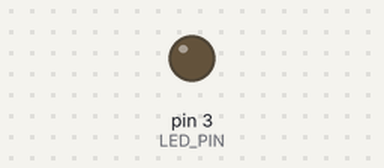
The sketch below on a simulated Arduino Uno, built with avr-gcc and run on an emulated ATmega328P. Parts: output pins drawn as LEDs (lit = HIGH).

Above: at 0.05 s.
At 1.2 s:
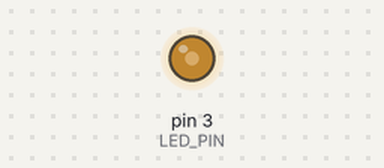
At 2.35 s:
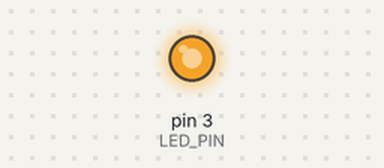
At 4.65 s:
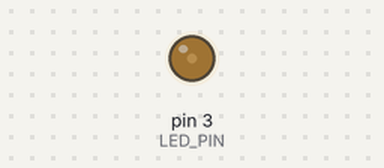
Timing chart, 0 to 6.6 s (numbered marks = the images above):
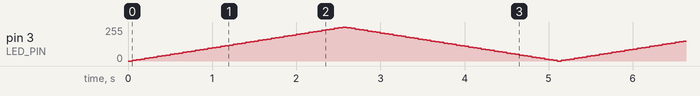

The sketch:

breathing-light.ino
```cpp
#define LED_PIN 3  // LED_PIN should be a PWM
#define DELAY_LEN 50

int brightness_value = 0;
int fading_increment = 5;

void setup() { pinMode(LED_PIN, OUTPUT); }

void loop() {
  analogWrite(LED_PIN, brightness_value);
  brightness_value += fading_increment;  // increment or decrement brightness
                                         // depending on fading value
  delay(DELAY_LEN);  // slow down the loop to allow the user to view the process
  if (brightness_value == 0 || brightness_value == 255)
    fading_increment = -fading_increment;  // invert the value of fading if we
                                           // have reached max value
}
```
